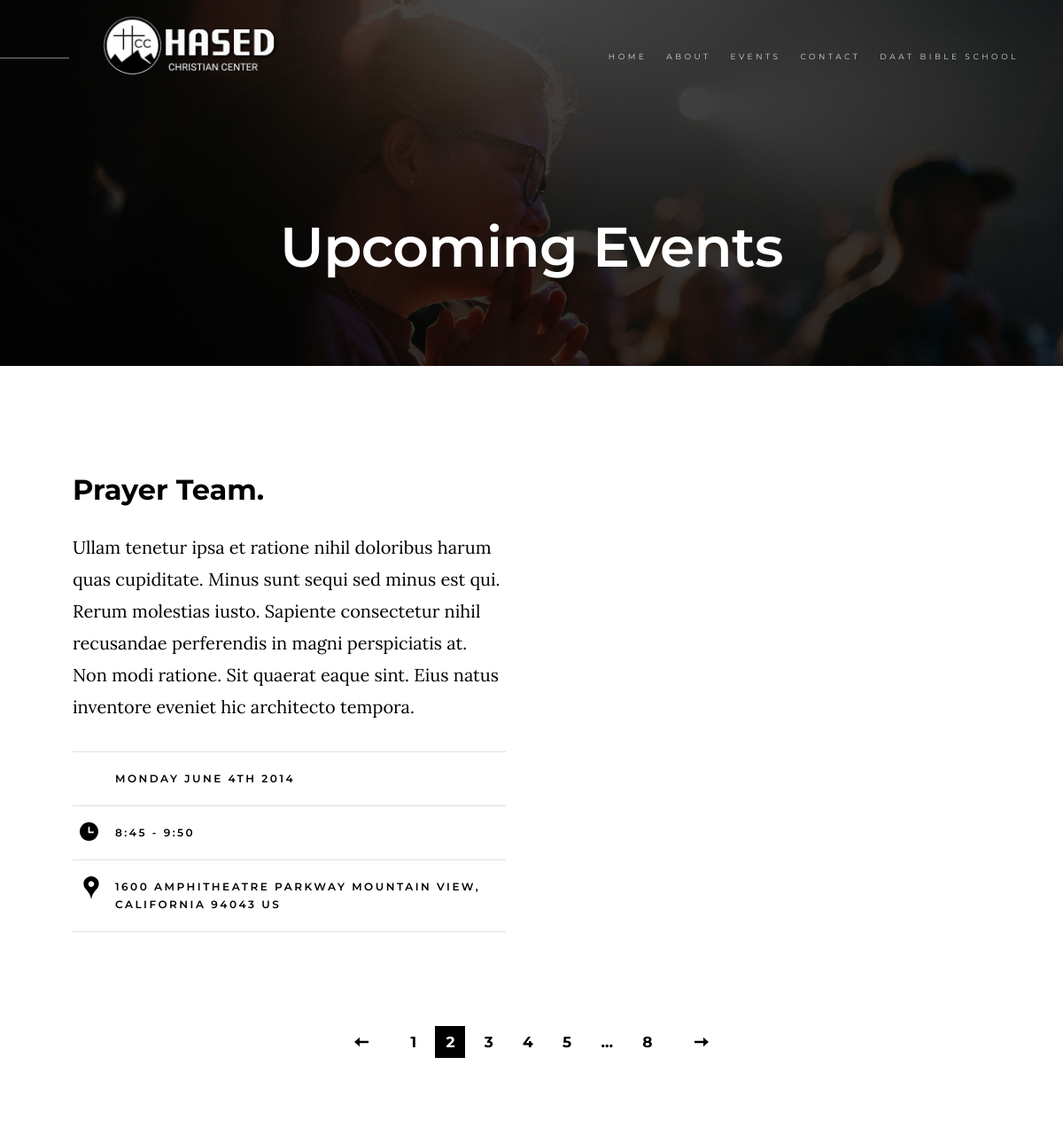
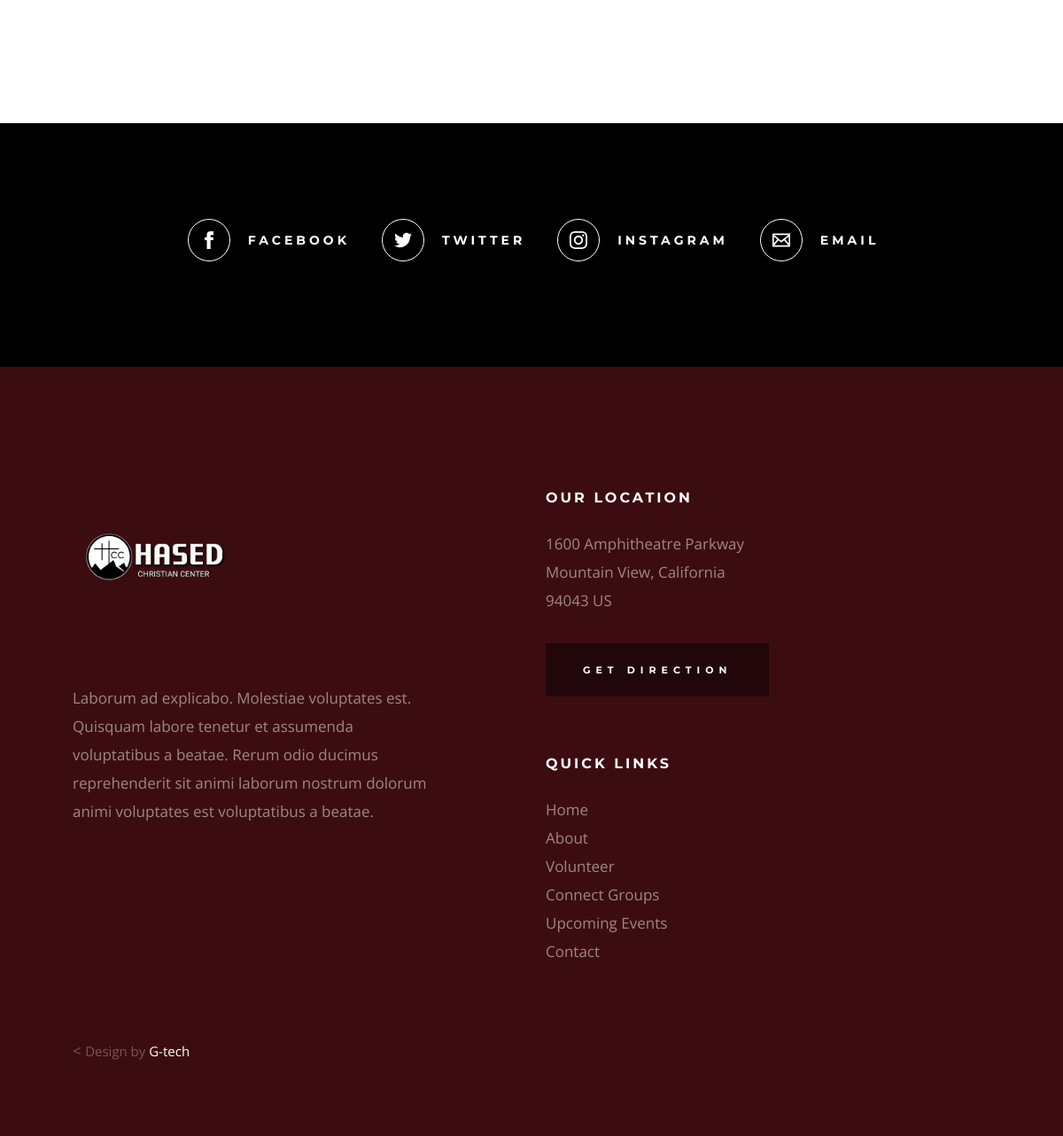
The page /Church/events.php on the database its author committed (2 pictures, top to bottom).
### tables this page shows
CREATE TABLE `events` (
  `id` int(11) NOT NULL,
  `eventTitle` varchar(1000) NOT NULL,
  `msg` varchar(3000) NOT NULL,
  `date` varchar(1000) NOT NULL,
  `time` varchar(1000) NOT NULL,
  `location` varchar(1000) NOT NULL
);

### Church/events.php (the view, shortened to what this page needs)
<?php
include"../php/process.php";
?>
<!DOCTYPE html>
<html class="no-js" lang="en">
<head>
    <link rel="stylesheet" href="css/base.css">
    <link rel="stylesheet" href="css/main.css?<?php echo time()?>">
</head>
<body id="top">
    <header class="s-header">
        <div class="header-logo">
            <a class="site-logo" href="index.php">
                <img src="images/log3.png" alt="Homepage">
            </a>
        </div>
        <nav class="header-nav-wrap">
            <ul class="header-nav">
            <li class="current"><a href="index.php" title="Home">Home</a></li>
                <li><a href="about.php" title="About">About</a></li>
                <li><a href="events.php" title="Services">Events</a></li>
                <li><a href="contact.php" title="Contact us">Contact</a></li>
                <li><a href="DAAT BIBLE SCHOOL.php" title="DAAT BIBLE SCH">DAAT BIBLE SCHOOL</a></li>
            </ul>
        </nav>
    </header>
    <section class="page-header page-header--events">
        <div class="gradient-overlay"></div>
        <div class="row page-header__content">
            <div class="column">
                <h1>Upcoming Events</h1>
            </div>
        </div>
    </section>
    <section class="page-content">
        <div class="row wide block-large-1-2 block-900-full events-list">
        <?php
        $arg0 = "SELECT * FROM `events`";
        $query0 = mysqli_query($connect, $arg0);
        while ($row = mysqli_fetch_assoc($query0)) {
            ?>
            <div class="column events-list__item">
                <h3 class="display-1 events-list__item-title">
                    <a href="events-single.html" title=""><?php echo $row['eventTitle']?></a>
                </h3>
                <p>
                <?php echo $row['msg']?>
                </p>
                <ul class="events-list__meta">
                <li class="events-list__meta-date"><?php echo $row['date']?></li>
                    <li class="events-list__meta-time"><?php echo $row['time']?></li>
                    <li class="events-list__meta-location"><?php echo $row['location']?></li>
                </ul>
            </div>
            <?php
        }
        ?>
        </div>
        <div class="row">
            <div class="column large-full">
                <nav class="pgn">
                    <ul>
                        <li><a class="pgn__prev" href="#0">Prev</a></li>
                        <li><a class="pgn__num" href="#0">1</a></li>
                        <li><span class="pgn__num current">2</span></li>
                        <li><a class="pgn__num" href="#0">3</a></li>
                        <li><a class="pgn__num" href="#0">4</a></li>
                        <li><a class="pgn__num" href="#0">5</a></li>
                        <li><span class="pgn__num dots">…</span></li>
                        <li><a class="pgn__num" href="#0">8</a></li>
                        <li><a class="pgn__next" href="#0">Next</a></li>
                    </ul>
                </nav>
            </div>
        </div>
    </section>
    <section class="s-social">
        <div class="row social-content">
            <div class="column">
                <ul class="social-list">
                    <li class="social-list__item">
                        <a href="#0" title="">
                            <span class="social-list__icon social-list__icon--facebook"></span>
                            <span class="social-list__text">Facebook</span>
                        </a>
                    </li>
                    <li class="social-list__item">
                        <a href="#0" title="">
                            <span class="social-list__icon social-list__icon--twitter"></span>
                            <span class="social-list__text">Twitter</span>
                        </a>
                    </li>
                    <li class="social-list__item">
                        <a href="#0" title="">
                            <span class="social-list__icon social-list__icon--instagram"></span>
                            <span class="social-list__text">Instagram</span>
                        </a>
                    </li>
                    <li class="social-list__item">
                        <a href="#0" title="">
                            <span class="social-list__icon social-list__icon--email"></span>
                            <span class="social-list__text">Email</span>
                        </a>
                    </li>
                </ul>
            </div>
        </div>
    </section>
    <footer class="s-footer">
        <div class="row footer-top">
            <div class="column large-4 medium-5 tab-full">
                <div class="footer-logo">
                    <a class="site-footer-logo" href="index.html">
                        <img src="images/log3.png" alt="Homepage">
                    </a>
                </div>
                <p>
                Laborum ad explicabo. Molestiae voluptates est. Quisquam labore tenetur
                et assumenda voluptatibus a beatae. Rerum odio ducimus reprehenderit
                sit animi laborum nostrum dolorum animi voluptates est voluptatibus a beatae.
                </p>
            </div>
            <div class="column large-half tab-full">
                <div class="row">
                    <div class="column large-7 medium-full">
                        <h4 class="h6">Our Location</h4>
                        <p>
                        1600 Amphitheatre Parkway <br>
                        Mountain View, California <br>
                        94043 US
                        </p>
                        <p>
                        <a href="https://goo.gl/maps/bc7C7eYtSmnNs6216" target="_blank" class="btn btn--footer">Get Direction</a>
                        </p>
                    </div>
                    <div class="column large-5 medium-full">
                        <h4 class="h6">Quick Links</h4>
                        <ul class="footer-list">
                            <li><a href="index.html">Home</a></li>
                            <li><a href="about.html">About</a></li>
                            <li><a href="volunteer.html">Volunteer</a></li>
                            <li><a href="connect-group.html">Connect Groups</a></li>
                            <li><a href="events.html">Upcoming Events</a></li>
                            <li><a href="contact.html">Contact</a></li>
                        </ul>
                    </div>
                </div>
            </div>
        </div>
        <div class="row footer-bottom">
            <div class="column ss-copyright">
                <
                <span>Design by <a href="https://www.styleshout.com/">G-tech</a></span>
            </div>
        </div>
    </footer>
</body>

### Church/css/base.css (style rules this page uses)
html { line-height: 1.15; -webkit-text-size-adjust: 100%; }
body { margin: 0; }
h1 { font-size: 2em; margin: 0.67em 0; }
a { background-color: transparent; }
img { border-style: none; }
html { font-size: 62.5%; box-sizing: border-box; }
*, *::before, *::after { box-sizing: inherit; }
body { font-weight: normal; line-height: 1; word-wrap: break-word; -moz-font-smoothing: grayscale; -moz-osx-font-smoothing: grayscale; -webkit-font-smoothing: antialiased; -webkit-overflow-scrolling: touch; -webkit-text-size-adjust: none; }
svg, img, video embed, iframe, object { max-width: 100%; height: auto; }
div, dl, dt, dd, ul, ol, li, h1, h2, h3, h4, h5, h6, pre, form, p, blockquote, th, td { margin: 0; padding: 0; }
p { font-size: inherit; text-rendering: optimizeLegibility; }
ol, ul { list-style: none; }
li { display: block; }
a { text-decoration: none; line-height: inherit; }
a img { border: none; }
.row { width: 89%; max-width: 1340px; margin: 0 auto; display: -ms-flexbox; display: -webkit-flex; display: flex; -webkit-flex-flow: row wrap; -ms-flex-flow: row wrap; flex-flow: row wrap; }
.row .row { width: auto; max-width: none; margin-left: -20px; margin-right: -20px; }
.column { -webkit-flex: 1 1 0%; -ms-flex: 1 1 0%; flex: 1 1 0%; padding: 0 20px; }
.large-4 { -webkit-flex: 0 0 33.33333%; -ms-flex: 0 0 33.33333%; flex: 0 0 33.33333%; max-width: 33.33333%; }
.large-5 { -webkit-flex: 0 0 41.66667%; -ms-flex: 0 0 41.66667%; flex: 0 0 41.66667%; max-width: 41.66667%; }
.large-6, .large-half { -webkit-flex: 0 0 50%; -ms-flex: 0 0 50%; flex: 0 0 50%; max-width: 50%; }
.large-7 { -webkit-flex: 0 0 58.33333%; -ms-flex: 0 0 58.33333%; flex: 0 0 58.33333%; max-width: 58.33333%; }
.large-12, .large-full { -webkit-flex: 0 0 100%; -ms-flex: 0 0 100%; flex: 0 0 100%; max-width: 100%; }
@media screen and (max-width:1200px) { .row .row { margin-left: -16px; margin-right: -16px; } }
@media screen and (max-width:1200px) { .column { padding: 0 16px; } }
@media screen and (max-width:1200px) { .medium-5 { -webkit-flex: 0 0 41.66667%; -ms-flex: 0 0 41.66667%; flex: 0 0 41.66667%; max-width: 41.66667%; } }
@media screen and (max-width:1200px) { .medium-12, .medium-full { -webkit-flex: 0 0 100%; -ms-flex: 0 0 100%; flex: 0 0 100%; max-width: 100%; } }
.block-large-1-2 > .column { -webkit-flex: 0 0 50%; -ms-flex: 0 0 50%; flex: 0 0 50%; max-width: 50%; }

### rows shown on the page
events: eventTitle "Prayer Team.", msg "Ullam tenetur ipsa et ratione nihil doloribus harum quas cupiditate. Minus sunt sequi sed minus est qui. Rerum molestias iusto. Sapiente consectetur nihil recusandae perferendis in magni perspiciatis at. Non modi ratione. Sit quaerat eaque sint. Eius natus inventore eveniet hic architecto tempora.", date "MONDAY JUNE 4TH 2014", time "8:45 - 9:50", location "1600 AMPHITHEATRE PARKWAY MOUNTAIN VIEW, CALIFORNIA 94043 US"
